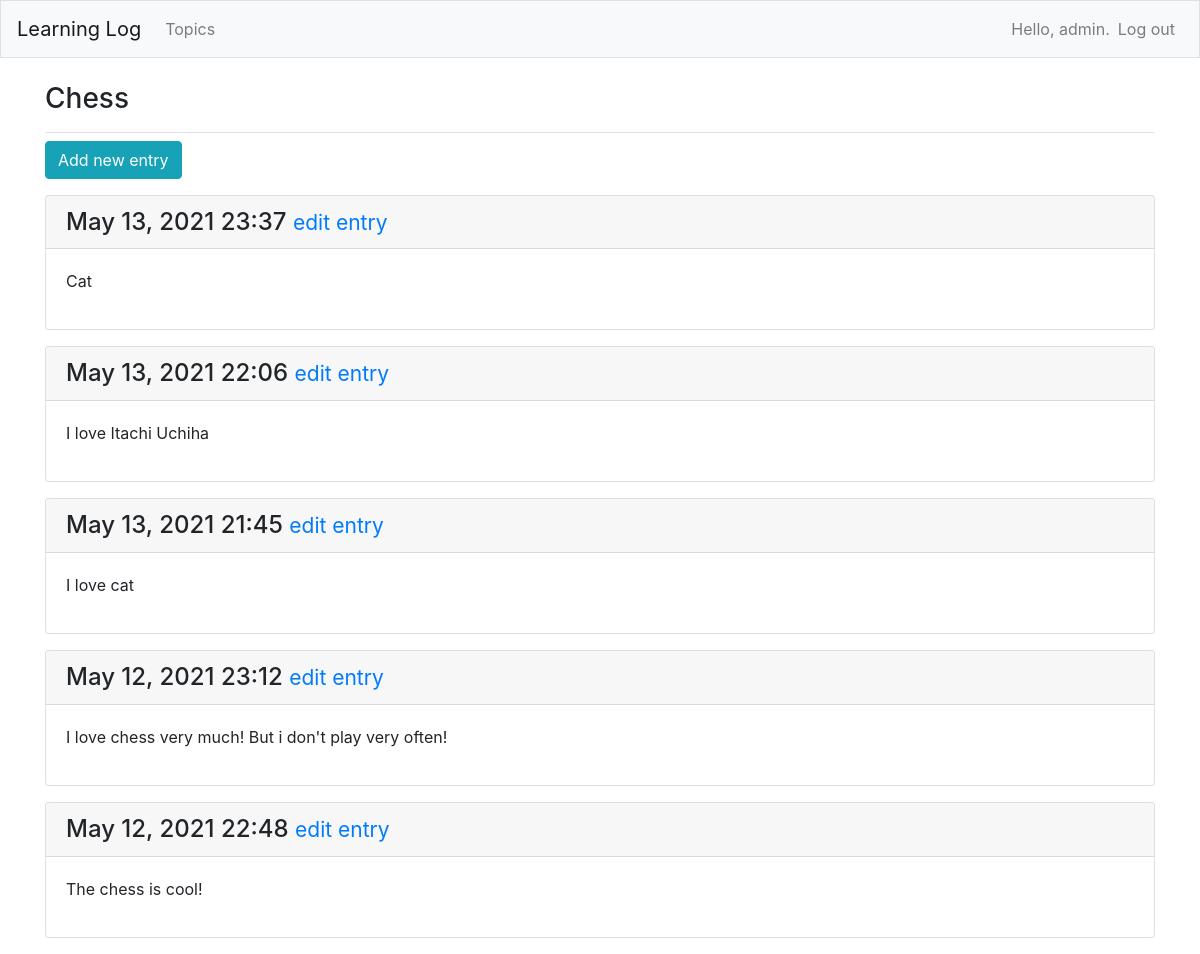
The app's page /topics/1/ (signed in), older data.
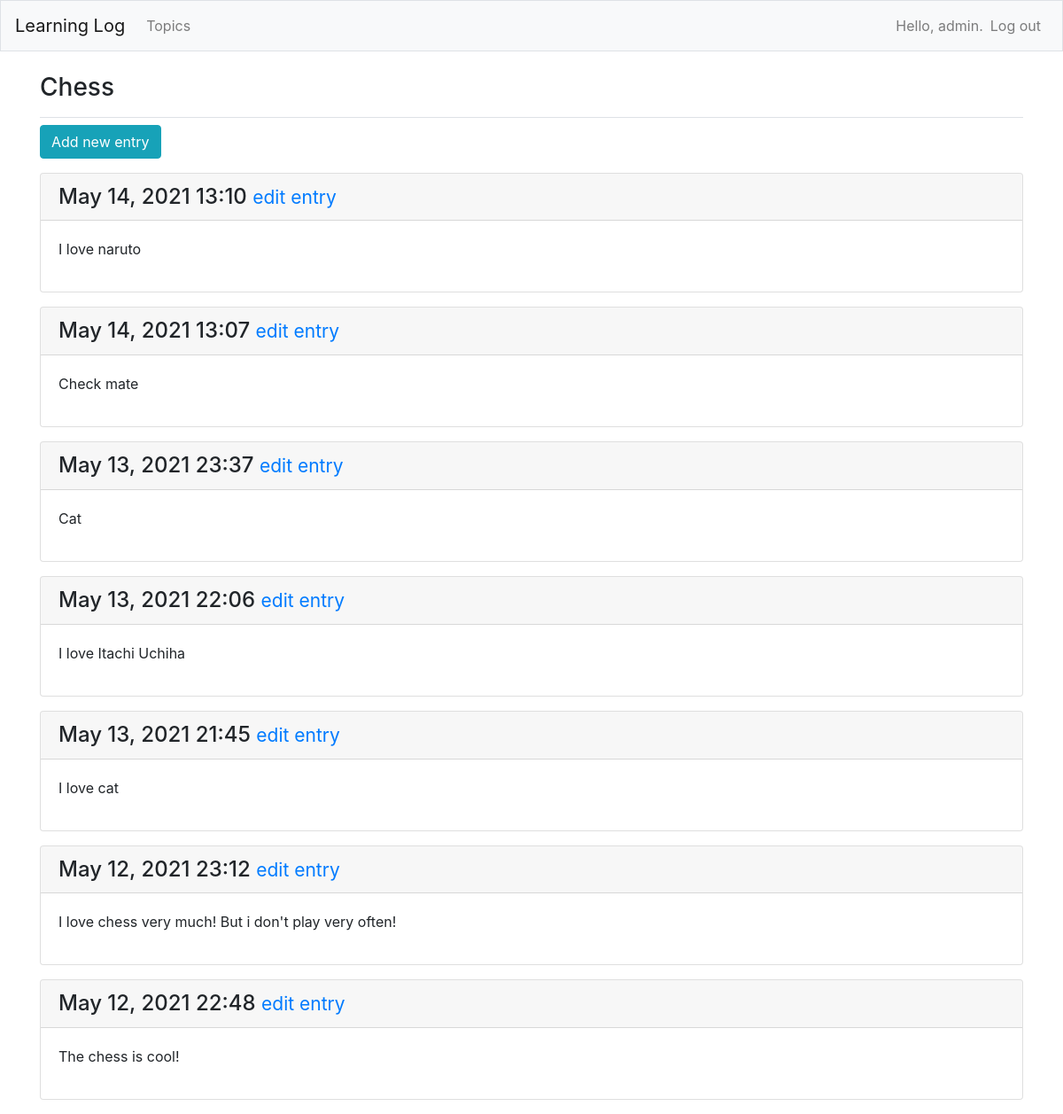
The same page, newer data.
### learning_log/models.py (models this page shows, shortened)
class Topic(models.Model):
    text = models.CharField(max_length=200)
    date_added = models.DateTimeField(auto_now_add=True)
    owner = models.ForeignKey(User, on_delete=models.CASCADE)
    def __str__(self):
        return self.text

class Entry(models.Model):
    topic = models.ForeignKey(Topic, on_delete=models.CASCADE)
    text = models.TextField()
    date_added = models.DateTimeField(auto_now_add=True)
    class Meta:
        verbose_name_plural = 'entries'

### learning_log/views.py (the view)
# urls.py: path('topics/<int:topic_id>/', views.topic, name='topic'),
@login_required
def topic(request, topic_id):
    topic = Topic.objects.get(id=topic_id)
    if topic.owner != request.user:
        raise Http404
    entries = topic.entry_set.order_by('-date_added')
    context = {'topic': topic, 'entries': entries}
    return render(request, 'topic.html', context)

### templates/topic.html
{% extends 'base.html' %}
{% block page_header %}
    <h3>{{ topic }}</h3>
  {% endblock page_header %}
{% block content %}
<p>
<a href="{% url 'learning_log:new_entry' topic.id %}"><button name="submit"
                                                              class="btn btn-info">Add new entry</button></a>
</p>
    {% for entry in entries %}
         <div class="card mb-3">
       <h4 class="card-header">
          {{ entry.date_added|date:'M d, Y H:i' }}
         <small><a href="{% url 'learning_log:edit_entry' entry.id %}">
              edit entry</a></small>
        </h4>
       <div class="card-body">
          {{ entry.text|linebreaks }}
        </div>
      </div>
    {% empty %}
      <li>There is nothing here yet!</li>
    {% endfor %}
{% endblock content %}

### templates/base.html (shortened to what this page needs)
{% load bootstrap4 %}
<!doctype html>
<html lang="en">
  <head>
         <body>
     <nav class="navbar navbar-expand-md navbar-light bg-light mb-4 border">
       <a class="navbar-brand" href="{% url 'learning_log:index'%}">
            Learning Log</a>
              <div class="collapse navbar-collapse" id="navbarCollapse">
       <ul class="navbar-nav mr-auto">
         <li class="nav-item">
            <a class="nav-link" href="{% url 'learning_log:topics'%}">
                Topics</a></li>
        </ul>
                       <ul class="navbar-nav ml-auto">
       {% if user.is_authenticated %}
          <li class="nav-item">
           <span class="navbar-text"}">Hello, {{ user.username }}.</span>
          </li>
 <li class="nav-item">
            <a class="nav-link" href="{% url 'users:logout' %}">Log out</a>
          </li>
        {% else %}
          <li class="nav-item">
            <a class="nav-link" href="{% url 'users:register' %}">Register</a>
          </li>
          <li class="nav-item">
            <a class="nav-link" href="{% url 'users:login' %}">Log in</a></li>
        {% endif %}
      </ul>
   </div>
  </nav>
        <main role="main" class="container">
     <div class="pb-2 mb-2 border-bottom">
        {% block page_header %}{% endblock page_header %}
      </div>
     <div>
         {% block content %}{% endblock content %}
      </div>
    </main>
  </body>
  </html>
    {% bootstrap_css %}
   </head>

Row changes from the older to the newer data that the page shows:
added Entry: date_added "May 14, 2021 13:10", text "I love naruto"
added Entry: date_added "May 14, 2021 13:07", text "Check mate"
